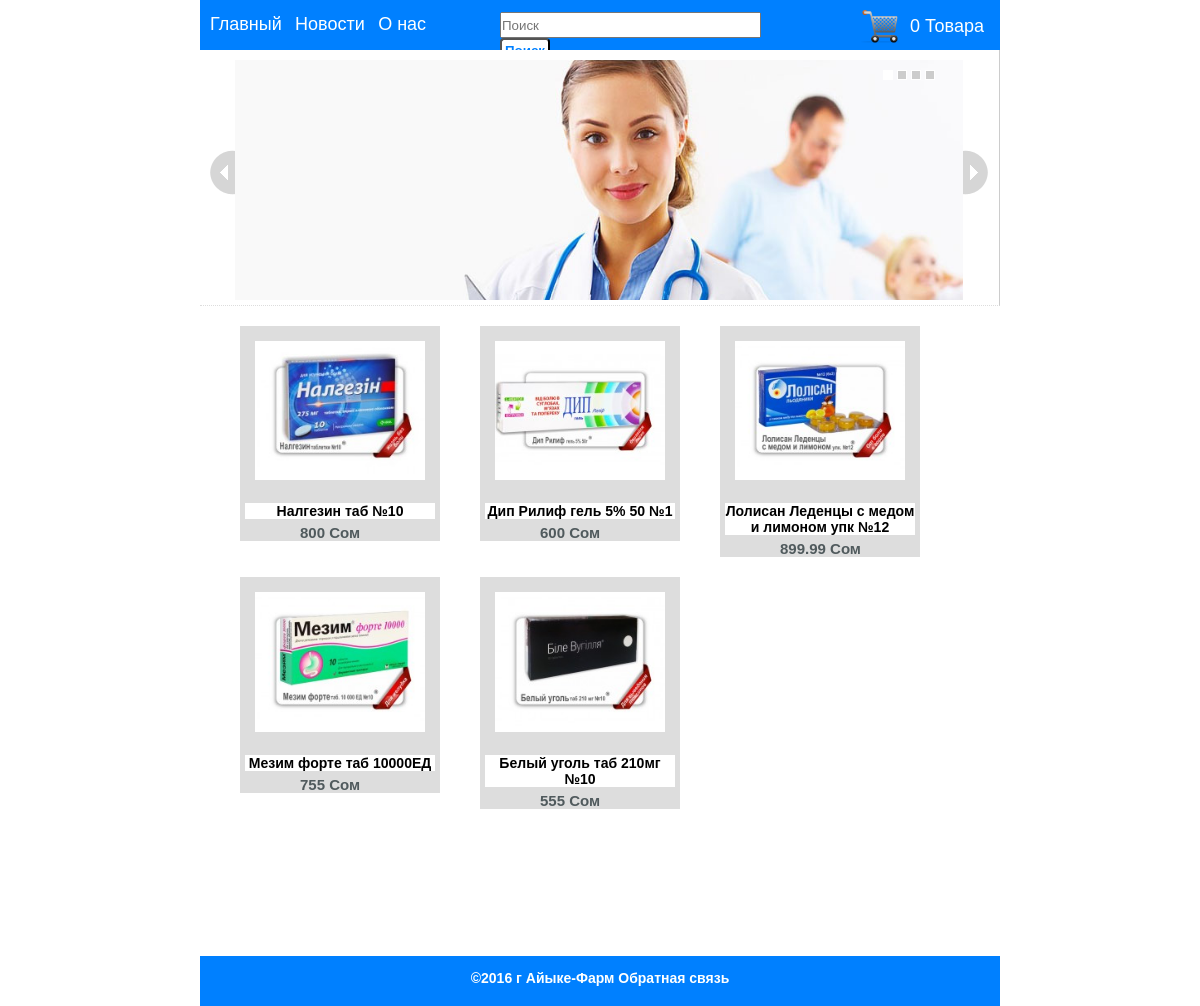
The page / on the database its author committed.
### tables this page shows
CREATE TABLE IF NOT EXISTS `tovar` (
  `id` int(11) NOT NULL AUTO_INCREMENT,
  `name` varchar(255) NOT NULL,
  `artikul` text NOT NULL,
  `proizvoditel` varchar(255) NOT NULL,
  `price` float NOT NULL,
  `img` varchar(255) NOT NULL,
  PRIMARY KEY (`id`)
);

### index.php (called while the page is built, shortened)
<?
include 'functions.php';
include($_SERVER[DOCUMENT_ROOT].'/view/shablon/index.php');

### functions.php (called while the page is built, shortened)
<?
function db_connect(){
	$host='localhost';
	$user='admin';
	$pswd='admin12345';
	$db='apteka';
	$connection=mysql_connect($host,$user,$pswd);
	return $connection;
}
function db_result_to_array($result){
	$res_array=array();
	$count=0;
	while ($row=mysql_fetch_array($result)) {
		$res_array[$count]=$row;
		$count++;
	}
	return $res_array;
}
function get_products(){
	$query="SELECT * FROM tovar";
	$result=mysql_query($query);
	$result=db_result_to_array($result);
	return $result;
}

### view/stranisy/tovar_main.php (the view)
<?
$products=get_products();
foreach ($products as $item):?>
<div class="tovar">
            <div class="tovarimg">
                <a href="index.php?view=product&id=<?=$item['id']?>"><img src="tovar_image/<?=$item['img']?>"></a>
            </div>
            <div class="tovar_link">
                <h3><a href="index.php?view=product&id=<?=$item['id']?>"><?=$item['name']?></a></h3>
            </div>
            <div class="tovar_price">
                <span><?=$item['price']?> Сом</span>
            </div>
        </div>
<?endforeach;?>

### view/shablon/index.php (shortened to what this page needs)
<!DOCTYPE html>
<html>
<head>
<link href="styles.css" rel="stylesheet" type="text/css" />
<link href="style.css" rel="stylesheet" type="text/css" />
</head>
<body>
<div class="main_content">
    <div class="menu">
        <ul>
            <li><a href="index.php">Главный</a></li>
            <li><a href="index.php?view=news">Новости</a></li>
            <li><a href="index.php?view=onas">О нас</a></li>
        </ul>
        <form class="forma" action="index.php?view=search_prod" method="post">
            <label><input type="text" name="search_to_tovar"size='30'placeholder='Поиск'></label>
            <label><input type="submit" value='Поиск' name="tovar"></label>
        </form>
        <a href="index.php?view=carzina">
            <img src="images/logo_korzina.png" class="logo_korzina">
        </a>
        <span style="position: absolute;left: 710px;font-size: 18px;color: white;top: 16px;"><?=$_SESSION['total_items'];?> Товара</span>
    </div>
    <div id="container">
        <div class="sliderbutton" id="slideleft" onclick="slideshow.move(-1)"></div>
            <div id="slider">
                <ul>
                    <li><img src="images/headerBackground.jpg" width="800" height="280" alt="Image One" /></li>
                </ul>
            </div>
        <div class="sliderbutton" id="slideright" onclick="slideshow.move(1)"></div>
        <ul id="pagination" class="pagination">
            <li onclick="slideshow.pos(0)"></li>
            <li onclick="slideshow.pos(1)"></li>
            <li onclick="slideshow.pos(2)"></li>
            <li onclick="slideshow.pos(3)"></li>
        </ul>
    </div>
    <div class="content">
    <?
        include($_SERVER[DOCUMENT_ROOT].'/view/stranisy/'.$view.'.php');
    ?>
    </div>
        <div style="height: 100px;"></div>
    <div class="footer">
    <br>        <p>&copy;2016 г  Айыке-Фарм <a href="index.php?view=about" style="color: #fff;">Обратная связь</a></p>
    </div>
</div>
</body>
</html>

### styles.css (style rules this page uses)
* { margin:0; padding:0; }
body { font-family:Arial, Helvetica, sans-serif; font-size:12px; color:#505a5d; background: #FFF url(images/templateBackground.jpg) repeat-x left top; }
html,body { height: 100%; }
.main_content { width: 800px; margin: 0 auto; background-color: white; position: relative; min-height: 100%; display: table; }
.main_content a { text-decoration: none; color: #000; }
.menu, .content, .footer { display: table-row; }
.content { height: 600px; padding-left: 30px; padding-top:10px; }
.tovar { float: left; background-color: #ddd; width: 200px; margin-left: 40px; margin-top: 20px; }
.tovar_link { padding: 5px; width: 200px; text-align: center; text-decoration: none; }
.tovar_link>h3 { background-color: white; margin-right: 10px; }
.tovarimg { padding: 5px; }
.tovarimg img { width: 170px; padding: 10px; }
.tovar_price>span { text-align: center; margin-left:60px; font-weight: bold; font-size: 15px; }
.menu { height: 50px; background-color: #0080FF; }
.menu ul li a { color: white; text-decoration: none; font-size: 18px; }
.menu ul li { display: inline; padding-left: 10px; }
.menu ul { padding-top: 14px; }
.forma { position: absolute; right: 200px; width: 300px; top: 12px; }
.forma input[type=text] { margin-top: 0; height: 22px; }
.logo_korzina { width: 40px; height: 40px; position: absolute; right: 100px; top: 5px; }
.footer { background-color: #0080FF; position: absolute; left: 0; bottom: 0; width: 100%; height: 50px; margin-top: 100px; }
.footer p { color:#fff; font-weight: bold; text-align: center; font-size: 14px; }
p { color: #000; }

### style.css (style rules this page uses)
#container { position:relative; background:#fff; padding:10px; height:235px; border-right:1px solid #ccc;border-bottom: 1px dotted #ddd; }
.sliderbutton { float:left; width:25px; height:235px; cursor:pointer }
#slideleft { background:url(slaider/images/icons.gif) -50px -265px no-repeat }
#slideright { background:url(slaider/images/icons.gif) 0 90px no-repeat }
#slider { float:left; position:relative; overflow:auto; width:728px; height:240px }
#slider ul { position:absolute; list-style:none; top:0; left:0 }
#slider li { float:left; width:728px; height:240px }
.pagination { position:absolute; top:20px; right:60px; list-style:none; height:50px }
.pagination li { float:left; cursor:pointer; height:8px; width:8px; background:#ccc; margin:0 4px 0 0; border:1px solid #fff }
.pagination li:hover, li.current { background:#fff }

### rows shown on the page
tovar: img (picture), name "Налгезин таб №10", price "800"
tovar: img (picture), name "Дип Рилиф гель 5% 50 №1", price "600"
tovar: img (picture), name "Лолисан Леденцы с медом и лимоном упк №12", price "899.99"
tovar: img (picture), name "Мезим форте таб 10000ЕД", price "755"
tovar: img (picture), name "Белый уголь таб 210мг №10", price "555"

### other values the page prints
$_SESSION['total_items'] "0"
